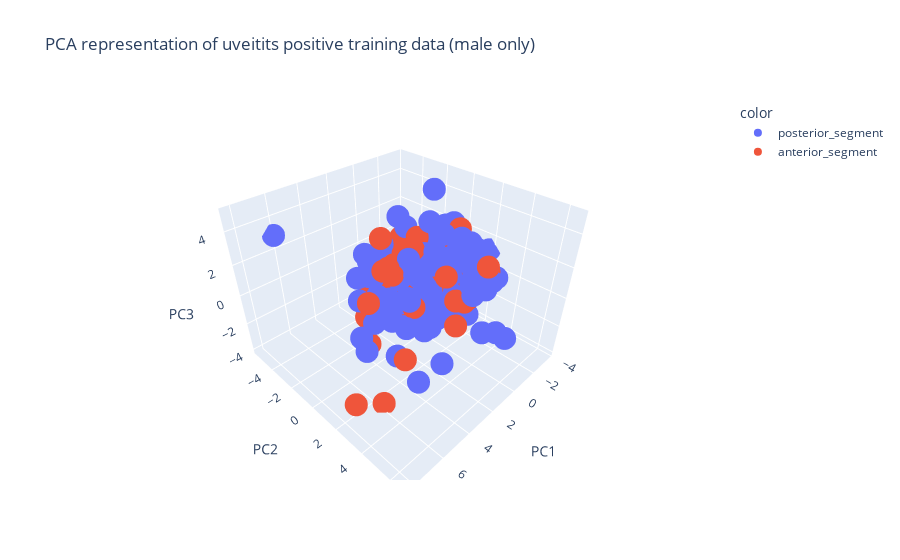

Here is the notebook cell this chart was saved with:
### Code cell
pca = PCA(n_components=3)
pipeline = Pipeline(steps=[('prep', USE_IMPUTER),('pca',pca)])
X_pca = pipeline.fit_transform(X_train_m)
X_pca = pd.DataFrame(X_pca)
fig = px.scatter_3d(X_pca, x=0, y=1, z=2, color = y_train_m.values,
                   title="PCA representation of uveitits positive training data (male only)", labels={"0":"PC1","1":"PC2","2":"PC3"})
fig.show()
print(f'Retained Variance: {round(sum(pipeline["pca"].explained_variance_ratio_)*100,2)} %')

### Figure 1 — Plotly figure (JSON) as saved in the notebook; plotly's stock layout.template omitted (floating-point values rounded to 4 significant figures; data arrays with more than 128 entries replaced by an {"elided": "..."} marker saying what was removed)
{"data": [{"hovertemplate": "color=posterior_segment<br>PC1=%{x}<br>PC2=%{y}<br>PC3=%{z}<extra></extra>", "legendgroup": "posterior_segment", "marker": {"color": "#636efa", "symbol": "circle"}, "mode": "markers", "name": "posterior_segment", "scene": "scene", "showlegend": true, "type": "scatter3d", "x": {"elided": "193 float values"}, "y": {"elided": "193 float values"}, "z": {"elided": "193 float values"}}, {"hovertemplate": "color=anterior_segment<br>PC1=%{x}<br>PC2=%{y}<br>PC3=%{z}<extra></extra>", "legendgroup": "anterior_segment", "marker": {"color": "#EF553B", "symbol": "circle"}, "mode": "markers", "name": "anterior_segment", "scene": "scene", "showlegend": true, "type": "scatter3d", "x": [-1.487, -1.857, 3.863, 1.23, 2.08, -1.056, 0.07009, 0.02591, -1.67, -1.188, 8.216, 3.148, -0.8712, -2.802, 1.221, -0.7009, 1.196, -0.9312, 0.4357, 0.768, -1.208, -1.948, -2.121, 0.693, 0.81, -1.174, -1.762, -2.006, -0.49, -0.8162, 0.7342, -0.6289, -1.371, 0.7999, -3.079, 2.866, -0.003699, 3.598, -2.395, -1.884, -0.9757, 0.3723, 1.99, 1.309, 0.8281, -0.1287, 2.309, 1.922, 0.597, -1.007, -2.344, 3.63, -0.455, -1.148, -1.445, -1.014, -0.5604, 1.989, 0.8571, -2.648, 0.5504, -0.2297, -2.767, 5.918, -0.0909, -0.478, -1.344, -1.85, -0.5592, -1.625, -0.4694, 6.719, 0.7458, 2.869, 3.581, -1.978, -0.784], "y": [0.1553, 0.08333, 2.244, 0.2155, 0.2885, -0.5198, -0.8635, -0.6352, 2.016, -2.079, 3.352, -1.729, -1.108, 1.135, -1.718, 2.738, 0.308, -1.259, -2.616, 2.234, -1.103, -2.689, -1.039, -2.208, -1.835, 2.163, 1.0, -2.595, -2.118, 0.7571, -1.657, 1.433, 0.1098, 0.489, 2.374, -0.4624, -2.064, 0.7344, -0.06486, 0.02065, -0.7161, -1.175, 0.6301, -3.06, -1.26, -0.1908, -0.1894, -0.6733, -1.361, 0.2084, -0.4692, -1.131, -2.087, 0.4295, -0.9588, 0.3939, -2.93, -1.554, 1.338, -1.048, 0.8517, 2.382, 1.963, 2.709, 2.343, -1.104, -0.3815, 1.108, -2.535, -1.002, -0.6313, 2.826, 0.4052, 0.268, -1.028, 1.011, 3.768], "z": [-0.1512, 0.0642, -2.473, 2.521, 2.637, -0.178, -0.5727, -0.4985, 0.008391, -1.635, -1.621, -0.8317, -0.4951, -1.295, 2.054, -0.468, -1.383, -0.6053, 0.6902, 1.462, -0.4573, -1.241, -0.2997, -1.078, -2.794, -1.266, 2.947, -1.613, 0.3132, 1.164, -0.02152, 0.7386, -2.147, 0.5692, 0.1235, 1.564, -0.7252, 2.622, -0.08064, -0.2582, 0.4119, -2.336, 0.3753, -1.443, -0.5707, 0.7087, 1.846, 1.036, 0.3266, -1.028, -0.9481, -1.545, 1.679, -1.779, 1.524, 0.06642, -1.194, 2.798, 0.3932, -0.8026, 0.1594, -2.413, -0.2685, -3.933, -0.5208, 2.093, 1.469, -0.2654, 1.516, -0.2234, -1.212, 3.178, 0.2767, 1.646, -3.59, -0.2454, 2.084]}], "layout": {"autosize": true, "legend": {"title": {"text": "color"}, "tracegroupgap": 0}, "scene": {"aspectmode": "auto", "aspectratio": {"x": 1.085, "y": 1.114, "z": 0.8269}, "domain": {"x": [0, 1], "y": [0, 1]}, "xaxis": {"title": {"text": "PC1"}, "type": "linear"}, "yaxis": {"title": {"text": "PC2"}, "type": "linear"}, "zaxis": {"title": {"text": "PC3"}, "type": "linear"}}, "title": {"text": "PCA representation of uveitits positive training data (male only)"}}}
